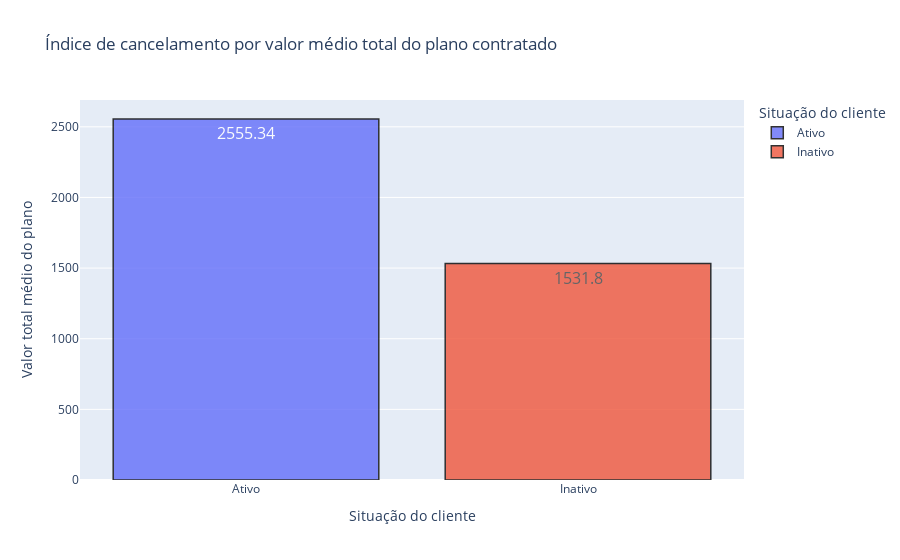

The cell this chart's notebook holds for it:
### Markdown cell above
### **4.2.4 - Valor médio anual do contrato por cliente**

O gráfico abaixo exibe a média do plano anual pago pelos clientes ativos e inativos. Diferentemente do que foi observado anteriormente, o perfil dos clientes inativos pagavam, em média, um valor anual menor que os clientes ainda ativos. Isto pode indicar que os clientes que aderem a mais serviços da empresa tendem a permanecer na empresa.

### Code cell
# Plotando em gráfico de barras
fig = px.bar(df_media_gastos, x = df_media_gastos['Situação do cliente'], y = df_media_gastos['Valor total médio do plano'], 
    color = 'Situação do cliente' ,text='Valor total médio do plano', 
    title="Índice de cancelamento por valor médio total do plano contratado")
fig.update_traces(textfont_size=16, textangle=0, textposition="inside", cliponaxis=False, opacity=0.8, marker_line_width=1.5,
    marker_line_color = 'rgb(0,0,0)')
fig.show()

# Para salvar a imagem
pio.write_image(fig, 'barplot_custo_total_medio.png',scale=6, width=1080, height=1080)

### Figure 1 — Plotly figure (JSON) as saved in the notebook; plotly's stock layout.template omitted (floating-point values rounded to 4 significant figures)
{"data": [{"alignmentgroup": "True", "cliponaxis": false, "hovertemplate": "Situação do cliente=%{x}<br>Valor total médio do plano=%{text}<extra></extra>", "legendgroup": "Ativo", "marker": {"color": "#636efa", "line": {"color": "rgb(0,0,0)", "width": 1.5}, "pattern": {"shape": ""}}, "name": "Ativo", "offsetgroup": "Ativo", "opacity": 0.8, "orientation": "v", "showlegend": true, "text": [2555.0], "textangle": 0, "textfont": {"size": 16}, "textposition": "inside", "type": "bar", "x": ["Ativo"], "xaxis": "x", "y": [2555.0], "yaxis": "y"}, {"alignmentgroup": "True", "cliponaxis": false, "hovertemplate": "Situação do cliente=%{x}<br>Valor total médio do plano=%{text}<extra></extra>", "legendgroup": "Inativo", "marker": {"color": "#EF553B", "line": {"color": "rgb(0,0,0)", "width": 1.5}, "pattern": {"shape": ""}}, "name": "Inativo", "offsetgroup": "Inativo", "opacity": 0.8, "orientation": "v", "showlegend": true, "text": [1532.0], "textangle": 0, "textfont": {"size": 16}, "textposition": "inside", "type": "bar", "x": ["Inativo"], "xaxis": "x", "y": [1532.0], "yaxis": "y"}], "layout": {"barmode": "relative", "legend": {"title": {"text": "Situação do cliente"}, "tracegroupgap": 0}, "title": {"text": "Índice de cancelamento por valor médio total do plano contratado"}, "xaxis": {"anchor": "y", "categoryarray": ["Ativo", "Inativo"], "categoryorder": "array", "domain": [0, 1], "title": {"text": "Situação do cliente"}}, "yaxis": {"anchor": "x", "domain": [0, 1], "title": {"text": "Valor total médio do plano"}}}}
